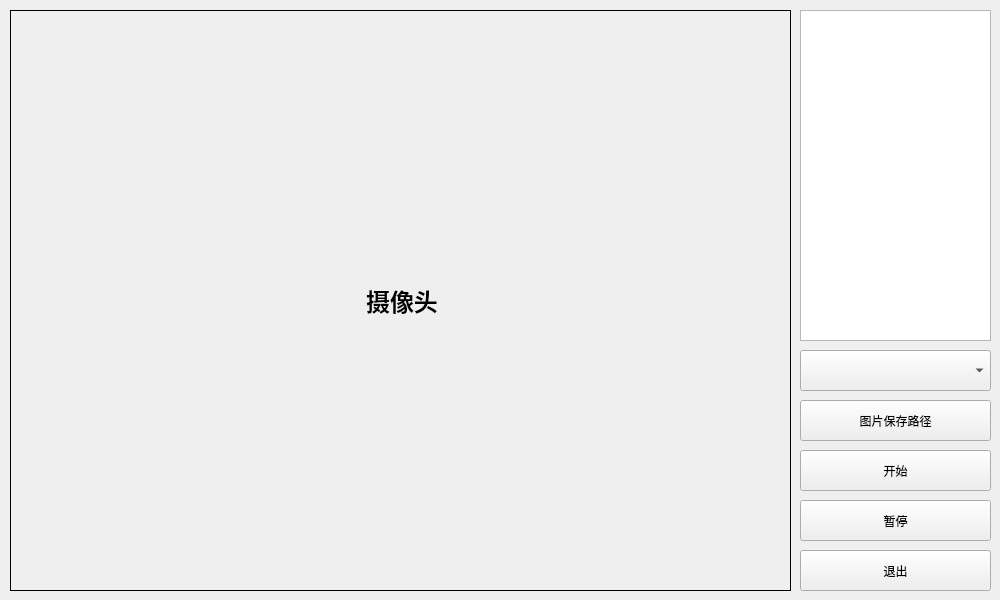
<?xml version="1.0" encoding="UTF-8"?>
<ui version="4.0">
 <class>Form</class>
 <widget class="QWidget" name="Form">
  <property name="geometry">
   <rect>
    <x>0</x>
    <y>0</y>
    <width>1000</width>
    <height>600</height>
   </rect>
  </property>
  <property name="sizePolicy">
   <sizepolicy hsizetype="Preferred" vsizetype="Preferred">
    <horstretch>0</horstretch>
    <verstretch>0</verstretch>
   </sizepolicy>
  </property>
  <property name="minimumSize">
   <size>
    <width>1000</width>
    <height>600</height>
   </size>
  </property>
  <property name="maximumSize">
   <size>
    <width>1000</width>
    <height>600</height>
   </size>
  </property>
  <property name="windowTitle">
   <string>Demo</string>
  </property>
  <widget class="QLabel" name="cv_label">
   <property name="geometry">
    <rect>
     <x>10</x>
     <y>10</y>
     <width>781</width>
     <height>581</height>
    </rect>
   </property>
   <property name="contextMenuPolicy">
    <enum>Qt::NoContextMenu</enum>
   </property>
   <property name="styleSheet">
    <string notr="true">border: 1px solid black;</string>
   </property>
   <property name="lineWidth">
    <number>6</number>
   </property>
   <property name="midLineWidth">
    <number>0</number>
   </property>
   <property name="text">
    <string>&lt;html&gt;&lt;head/&gt;&lt;body&gt;&lt;p align=&quot;center&quot;&gt;&lt;span style=&quot; font-size:18pt; font-weight:600;&quot;&gt;摄像头&lt;/span&gt;&lt;/p&gt;&lt;/body&gt;&lt;/html&gt;</string>
   </property>
  </widget>
  <widget class="QTextBrowser" name="msg_browser">
   <property name="geometry">
    <rect>
     <x>800</x>
     <y>10</y>
     <width>191</width>
     <height>331</height>
    </rect>
   </property>
  </widget>
  <widget class="QPushButton" name="save_btn">
   <property name="geometry">
    <rect>
     <x>800</x>
     <y>400</y>
     <width>191</width>
     <height>41</height>
    </rect>
   </property>
   <property name="contextMenuPolicy">
    <enum>Qt::DefaultContextMenu</enum>
   </property>
   <property name="text">
    <string>图片保存路径</string>
   </property>
  </widget>
  <widget class="QPushButton" name="begin_btn">
   <property name="geometry">
    <rect>
     <x>800</x>
     <y>450</y>
     <width>191</width>
     <height>41</height>
    </rect>
   </property>
   <property name="text">
    <string>开始</string>
   </property>
  </widget>
  <widget class="QPushButton" name="pause_btn">
   <property name="geometry">
    <rect>
     <x>800</x>
     <y>500</y>
     <width>191</width>
     <height>41</height>
    </rect>
   </property>
   <property name="text">
    <string>暂停</string>
   </property>
  </widget>
  <widget class="QPushButton" name="exit_btn">
   <property name="geometry">
    <rect>
     <x>800</x>
     <y>550</y>
     <width>191</width>
     <height>41</height>
    </rect>
   </property>
   <property name="text">
    <string>退出</string>
   </property>
  </widget>
  <widget class="QComboBox" name="select_box">
   <property name="geometry">
    <rect>
     <x>800</x>
     <y>350</y>
     <width>191</width>
     <height>41</height>
    </rect>
   </property>
   <property name="layoutDirection">
    <enum>Qt::LeftToRight</enum>
   </property>
  </widget>
 </widget>
 <resources/>
 <connections/>
</ui>
